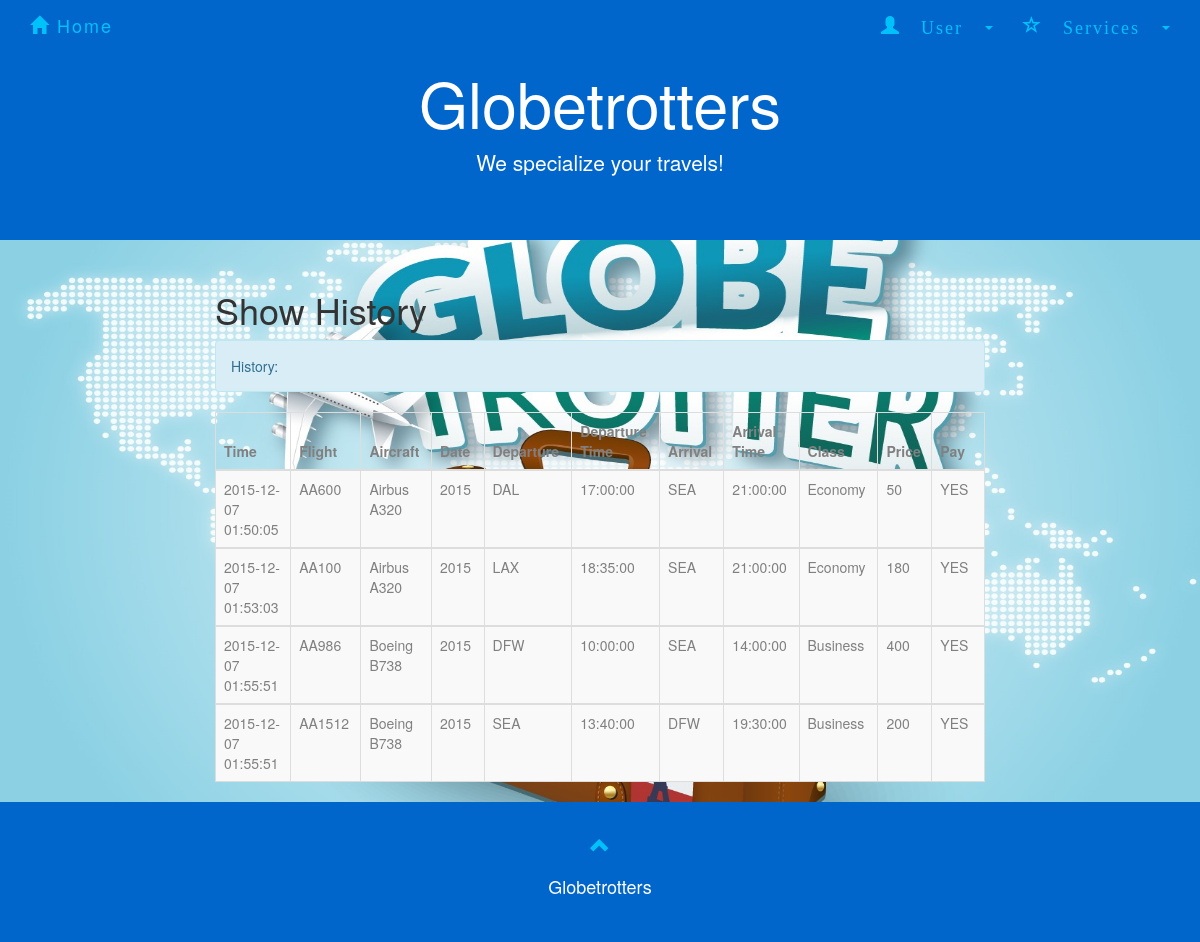
Page /showhistory.php (signed in) on the committed database.
### tables this page shows
CREATE TABLE `flight` (
  `number` varchar(20) NOT NULL,
  `airplane_id` varchar(10) NOT NULL,
  `departure` varchar(10) NOT NULL,
  `d_time` time NOT NULL,
  `arrival` varchar(10) NOT NULL,
  `a_time` time NOT NULL
);

CREATE TABLE `book` (
  `ID` int(11) NOT NULL,
  `time` datetime NOT NULL,
  `date` int(11) NOT NULL,
  `flightno` varchar(10) NOT NULL,
  `username` varchar(45) NOT NULL,
  `classtype` varchar(20) NOT NULL,
  `paid` int(1) NOT NULL DEFAULT '0'
);

CREATE TABLE `airplane` (
  `ID` varchar(10) NOT NULL,
  `type` varchar(10) NOT NULL,
  `company` varchar(20) NOT NULL
);

CREATE TABLE `class` (
  `number` varchar(10) NOT NULL,
  `name` varchar(20) NOT NULL,
  `capacity` int(11) NOT NULL,
  `price` float NOT NULL
);

### showhistory.php (the view, shortened to what this page needs)
<?php
$user = $_SESSION['user'];
?>
<!DOCTYPE html>
<html>
<html lang="en">
<head>
  <link rel="stylesheet" href="http://maxcdn.bootstrapcdn.com/bootstrap/3.3.5/css/bootstrap.min.css">
  <link rel="stylesheet" href="forcompany.css">
  <link rel="stylesheet" href="homepage.css">
  <link rel="stylesheet" href="AdminSignin.css">
</head>
<body>
  <nav class="navbar navbar-default navbar-fixed-top">
    <div class="container">
      <div class="navbar-header">
        <a class="navbar-brand" href="front.html"><span class="glyphicon glyphicon-home"></span> Home</a>
      </div>
      <div class="collapse navbar-collapse" id="myNavbar">
        <ul class="nav navbar-nav navbar-right">
          <li class="dropdown" id = "new">
            <a class="dropdown-toggle" data-toggle="dropdown" href="#"><span class="glyphicon glyphicon-user"> User&nbsp;</span><span class="caret"></span>
            </a>
              </li>
            </ul>
		  <li class="dropdown" id = "new">
						<a class="dropdown-toggle" data-toggle="dropdown" href="#"><span class="glyphicon glyphicon-star-empty"> Services&nbsp;</span><span class="caret"></span>
						</a>
					</li>
      </div>
    </div>
  </nav>
<div class="jumbotron text-center">
        <h1>Globetrotters</h1>
        <p>We specialize your travels!</p>
</div>
<div class="container-fluid text-center">
  <div class="row content">
    <div class="col-sm-2 sidenav">
    </div>
    <div class="col-sm-8 text-left">
      <h1>Show History</h1>
<?php
include_once 'dbconnect2.php';
$sql = "SELECT FL.number AS FLnumber, company, type, time, B.date,  departure, d_time, arrival, a_time, C.name AS classname, price, paid
            FROM flight FL,  class C, airplane AP , book B
            WHERE (FL.number = C.number) AND (B.flightno = c.number) AND (classtype = C.name) AND (FL.airplane_id = AP.ID)
            AND  B.username = '$user' AND paid = '1'
            ORDER BY time";
$result = mysqli_query($con,$sql);
$rowcount = mysqli_num_rows($result);
    if($rowcount == 0){
        echo "<div class='alert alert-info'><strong>Nothing in the history.</strong></div>";
    }
    else{
    echo "<div class='alert alert-info'>History:</div>";
    echo "<table class='table table-bordered table-striped table-hover'>
          <thead>
          <tr>
            <th>Time</th>
            <th>Flight</th>
            <th>Aircraft</th>
            <th>Date</th>
            <th>Departure</th>
            <th>Departure Time</th>
            <th>Arrival</th>
            <th>Arrival Time</th>
            <th>Class</th>
            <th>Price</th>
            <th>Pay</th>
          </tr>
          </thead>";
    while($row = mysqli_fetch_array($result)) {
        echo "<tbody><tr>";
        echo "<td>" . $row['time'] . "</td>";
        echo "<td>" . $row['FLnumber'] . "</td>";
        echo "<td>" . $row['company']." ".$row['type']. "</td>";
        echo "<td>" . $row['date'] . "</td>";
        echo "<td>" . $row['departure'] . "</td>";
        echo "<td>" . $row['d_time'] . "</td>";
        echo "<td>" . $row['arrival'] . "</td>";
        echo "<td>" . $row['a_time'] . "</td>";
        echo "<td>" . $row['classname'] . "</td>";
        echo "<td>" . $row['price'] . "</td>";
        if($row['paid'] == 1){
            echo "<td>YES</td>";
        }
        echo "</tr>";
    }
    echo " </tbody></table>";
    }
?>
    </div>
  </div>
</div>
<footer class="container-fluid text-center">
        <a href="#signUpPage" title="To Top">
            <span class="glyphicon glyphicon-chevron-up"></span>
        </a>
        <p>Globetrotters</p>
</footer>
</body>
</html>

### forcompany.css (style rules this page uses)
.jumbotron { background-color: #0066cc; color: #ffffff; }
.navbar { margin-bottom: 0; background-color: #0066cc; border: 0; font-size: 18px !important; letter-spacing: 2px; opacity: 0.9; }
.navbar li a, .navbar .navbar-brand { color: #00ccff !important; }
footer { background-color: #0066cc; color: #fff; padding: 32px; font-size: 18px; }
footer .glyphicon { font-size: 20px; margin-bottom: 20px; color: #00ccff; opacity: 0.9; }

### homepage.css (style rules this page uses)
body { background-image: url(main.jpg); background-repeat: no-repeat; background-attachment: fixed; background-size: 100% 100%; }

### AdminSignin.css (style rules this page uses)
th { width: 50px; height: 10px; color: gray; }
td { color: gray; }
body { background-image: url(main.jpg); background-repeat: no-repeat; background-attachment: fixed; background-size: 100% 100%; }

### rows in the picture
flight: book.time "2015-12-07 01:50:05", number "AA600", airplane.company "Airbus", airplane.type "A320", book.date "2015", departure "DAL", d_time "17:00:00", arrival "SEA", a_time "21:00:00", class.name "Economy", class.price "50"
flight: book.time "2015-12-07 01:53:03", number "AA100", airplane.company "Airbus", airplane.type "A320", book.date "2015", departure "LAX", d_time "18:35:00", arrival "SEA", a_time "21:00:00", class.name "Economy", class.price "180"
flight: book.time "2015-12-07 01:55:51", number "AA986", airplane.company "Boeing", airplane.type "B738", book.date "2015", departure "DFW", d_time "10:00:00", arrival "SEA", a_time "14:00:00", class.name "Business", class.price "400"
flight: book.time "2015-12-07 01:55:51", number "AA1512", airplane.company "Boeing", airplane.type "B738", book.date "2015", departure "SEA", d_time "13:40:00", arrival "DFW", a_time "19:30:00", class.name "Business", class.price "200"
